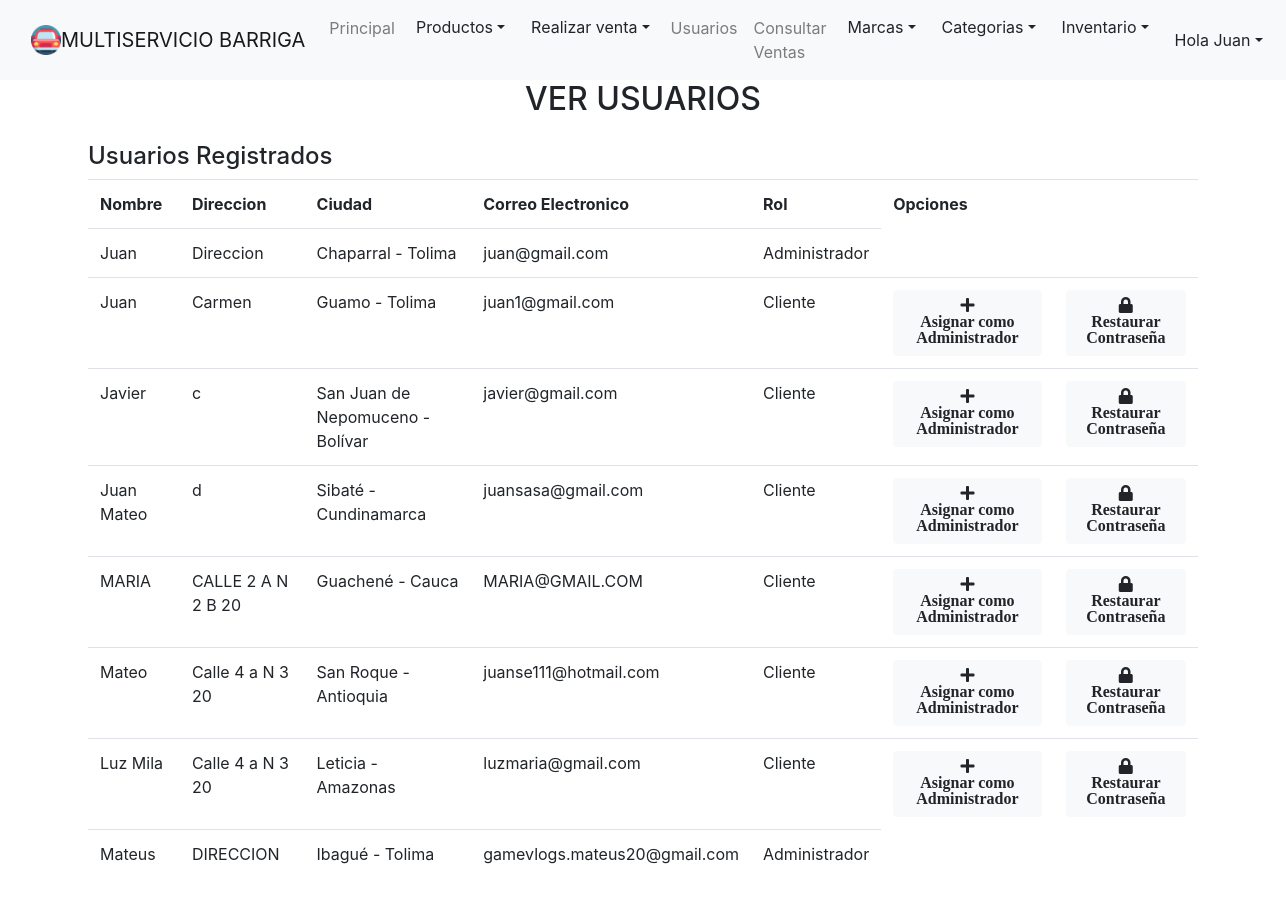
Page /usuariostodos.php (signed in) on the committed database.
### tables this page shows
CREATE TABLE `usuarios` (
  `id_usuario` int(10) UNSIGNED NOT NULL,
  `name` varchar(60) NOT NULL,
  `tipo_documento` varchar(10) NOT NULL DEFAULT 'CC',
  `numero_documento` int(11) NOT NULL,
  `celular_usuario` bigint(20) NOT NULL,
  `email` varchar(70) NOT NULL,
  `password` varchar(255) NOT NULL,
  `direccion_usuario` varchar(100) NOT NULL,
  `IDCIUDAD` int(11) NOT NULL,
  `rol_usuario` int(11) NOT NULL,
  `estado_usuario` int(11) NOT NULL,
  `ultimo_ingreso` datetime DEFAULT NULL
);

CREATE TABLE `ciudades` (
  `IDCIUDAD` int(11) NOT NULL,
  `NOMBRECIUDAD` varchar(99) NOT NULL,
  `departamentos_IDDEPARTAMENTO` int(11) NOT NULL
);

CREATE TABLE `departamentos` (
  `IDDEPARTAMENTO` int(11) NOT NULL,
  `NOMBREDEPARTAMENTO` varchar(99) NOT NULL
);

### usuariostodos.php (the view, shortened to what this page needs)
<?php include("includes/header.php");
?>
<header class="masthead">
	<div class="container d-flex h-100 align-items-center">
		<div class="mx-auto text-center">
			<h2 class="mx-auto my-0 text-uppercase">Ver Usuarios</h2>
		</div>
	</div><br>
</header>
<div class="container">
	<div class="row">
		<div class="col-md-12">
			<div class="well well-sm">
				<h4><i class='glyphicon glyphicon-search'></i>Usuarios Registrados</h4>
			</div>
			<div class="panel-body">
				<div class="table-responsive">
					<table class="table">
						<center>
							<tr>
								<th>Nombre</th>
								<th>Direccion </th>
								<th>Ciudad</th>
								<th>Correo Electronico</th>
								<th>Rol</th>
								<center>
									<th colspan="2">Opciones</th>
								</center>
								<?php
								$sql = "SELECT * FROM  usuarios";
								$query = mysqli_query($con, $sql);
								while ($row = mysqli_fetch_array($query)) {
								?>
							<tr>
								<td><?php echo $row['name']; ?></td>
								<td><?php echo $row['direccion_usuario']; ?></td>
								<td> <?php $id_ciudad = $row['IDCIUDAD'];
										$id_usuario = $row['id_usuario'];
										$sql1 = "SELECT * FROM departamentos, ciudades WHERE departamentos.IDDEPARTAMENTO=ciudades.departamentos_IDDEPARTAMENTO and ciudades.IDCIUDAD='$id_ciudad';";
										$query1 = mysqli_query($con, $sql1);
										while ($row1 = mysqli_fetch_array($query1)) { ?>
									<?php echo $row1['NOMBRECIUDAD'] . " - " . $row1['NOMBREDEPARTAMENTO'];
										} ?></td>
								<td><?php $email = $row['email'];
									echo $row['email']; ?></td>
								<td><?php $rol = $row['rol_usuario'];
									if ($rol == '1') {
										echo 'Administrador';
									} elseif ($rol == '2') {
										echo 'Empleado';
									} else {
										echo 'Cliente';
									} ?></td>
								<?php if ($rol != '1') { ?>
									<td><a href="asigna_admin.php?id=<?php echo base64_encode($id_usuario) ?>"><button type="button" class="btn btn-light"> <i class="fa fa-plus bigicon"><br>Asignar como Administrador</i></button></a></td>
									<td><a href="restaura_password.php?id=<?php echo base64_encode($id_usuario) ?>&email=<?php echo base64_encode($email) ?>"><button type="button" class="btn btn-light"> <i class="fa fa-lock bigicon"><br>Restaurar Contraseña</i></button></a></td>
								<?php } ?>
							</tr>
				</div> <?php } ?>
</body>
</html>

### includes/header.php (shortened to what this page needs)
<!DOCTYPE html>
<html lang="en">
<?php require_once("./config/db.php");
require_once("./config/conexion.php");
$sql1 = "SELECT * FROM  usuarios where id_usuario='" . $_SESSION['id_usuario'] . "'";
$query1 = mysqli_query($con, $sql1);
while ($d1 = mysqli_fetch_array($query1)) {
	$nombre = $d1['name'];
}
?>
<head>
	<link rel="stylesheet" href="https://cdn.jsdelivr.net/npm/bootstrap@4.5.3/dist/css/bootstrap.min.css">
	<link rel="stylesheet" href="https://cdnjs.cloudflare.com/ajax/libs/font-awesome/5.15.1/css/all.min.css">
</head>
<body>
	<nav class="navbar navbar-expand-lg navbar-light bg-light">
		<div class="container-fluid">
			<img src="images/carroicono.png" align="left" width="30" height="30"> <a class="navbar-brand" href="index.php"> MULTISERVICIO BARRIGA</a>
			<div class="collapse navbar-collapse" id="navbarSupportedContent">
				<ul class="navbar-nav me-auto mb-2 mb-lg-0">
					<li class="nav-item">
						<a class="nav-link" aria-current="page" href="home.php">Principal</a>
					</li>
					<?php if ($_SESSION['rol'] == 1 or $_SESSION['rol'] == 2) { ?>
						<li class="nav-item">
							<div class="dropdown navbar-nav me-auto mb-2 mb-lg-0 ">
								<button class="btn btn-light dropdown-toggle align-right" type="button" id="dropdownMenuButton" data-toggle="dropdown" aria-haspopup="true" aria-expanded="false">
									Productos</button>
							</div>
						</li>
						<li class="nav-item">
							<div class="dropdown navbar-nav me-auto mb-2 mb-lg-0 ">
								<button class="btn btn-light dropdown-toggle align-right" type="button" id="dropdownMenuButton" data-toggle="dropdown" aria-haspopup="true" aria-expanded="false">
									Realizar venta</button>
							</div>
						</li>
						<li class="nav-item">
							<a class="nav-link" href="usuariostodos.php">Usuarios</a>
						</li>
						<li class="nav-item">
							<a class="nav-link" href="verventas.php">Consultar Ventas</a>
						</li>
						<li class="nav-item">
							<div class="dropdown navbar-nav me-auto mb-2 mb-lg-0 ">
								<button class="btn btn-light dropdown-toggle align-right" type="button" id="dropdownMenuButton" data-toggle="dropdown" aria-haspopup="true" aria-expanded="false">
									Marcas</button>
							</div>
						</li>
						<li class="nav-item">
							<div class="dropdown navbar-nav me-auto mb-2 mb-lg-0 ">
								<button class="btn btn-light dropdown-toggle align-right" type="button" id="dropdownMenuButton" data-toggle="dropdown" aria-haspopup="true" aria-expanded="false">
									Categorias</button>
							</div>
						<li class="nav-item">
							<div class="dropdown navbar-nav me-auto mb-2 mb-lg-0 ">
								<button class="btn btn-light dropdown-toggle align-right" type="button" id="dropdownMenuButton" data-toggle="dropdown" aria-haspopup="true" aria-expanded="false">
									Inventario</button>
							</div>
						</li>
			</div>
		<?php } ?></ul>
		<div class="dropdown navbar-nav me-auto mb-2 mb-lg-0 ">
			<button class="btn btn-light dropdown-toggle align-right" type="button" id="dropdownMenuButton" data-toggle="dropdown" aria-haspopup="true" aria-expanded="false">
				Hola <?php echo $nombre; ?></button>
		</div>
		</div>
	</nav>
	</head>

### usuariostodos.php (style rules this page uses)
html { min-height: 100%; position: relative; }
body { margin: 0; margin-bottom: 40px; }

### rows in the picture
usuarios: name "Juan", direccion_usuario "Direccion", email "juan@gmail.com", shows "Administrador"
ciudades: NOMBRECIUDAD "Chaparral", departamentos_IDDEPARTAMENTO.NOMBREDEPARTAMENTO "Tolima"
usuarios: name "Juan", direccion_usuario "Carmen", email "juan1@gmail.com", shows "Cliente"
ciudades: NOMBRECIUDAD "Guamo", departamentos_IDDEPARTAMENTO.NOMBREDEPARTAMENTO "Tolima"
usuarios: name "Javier", direccion_usuario "c", email "javier@gmail.com", shows "Cliente"
ciudades: NOMBRECIUDAD "San Juan de Nepomuceno", departamentos_IDDEPARTAMENTO.NOMBREDEPARTAMENTO "Bolívar"
usuarios: name "Juan Mateo", direccion_usuario "d", email "juansasa@gmail.com", shows "Cliente"
ciudades: NOMBRECIUDAD "Sibaté", departamentos_IDDEPARTAMENTO.NOMBREDEPARTAMENTO "Cundinamarca"
usuarios: name "MARIA", direccion_usuario "CALLE 2 A N 2 B 20", email "MARIA@GMAIL.COM", shows "Cliente"
ciudades: NOMBRECIUDAD "Guachené", departamentos_IDDEPARTAMENTO.NOMBREDEPARTAMENTO "Cauca"
usuarios: name "Mateo", direccion_usuario "Calle 4 a N 3 20", email "juanse111@hotmail.com", shows "Cliente"
ciudades: NOMBRECIUDAD "San Roque", departamentos_IDDEPARTAMENTO.NOMBREDEPARTAMENTO "Antioquia"
usuarios: name "Luz Mila", direccion_usuario "Calle 4 a N 3 20", email "luzmaria@gmail.com", shows "Cliente"
ciudades: NOMBRECIUDAD "Leticia", departamentos_IDDEPARTAMENTO.NOMBREDEPARTAMENTO "Amazonas"
usuarios: name "Mateus", direccion_usuario "DIRECCION", email "gamevlogs.mateus20@gmail.com", shows "Administrador"
ciudades: NOMBRECIUDAD "Ibagué", departamentos_IDDEPARTAMENTO.NOMBREDEPARTAMENTO "Tolima"
